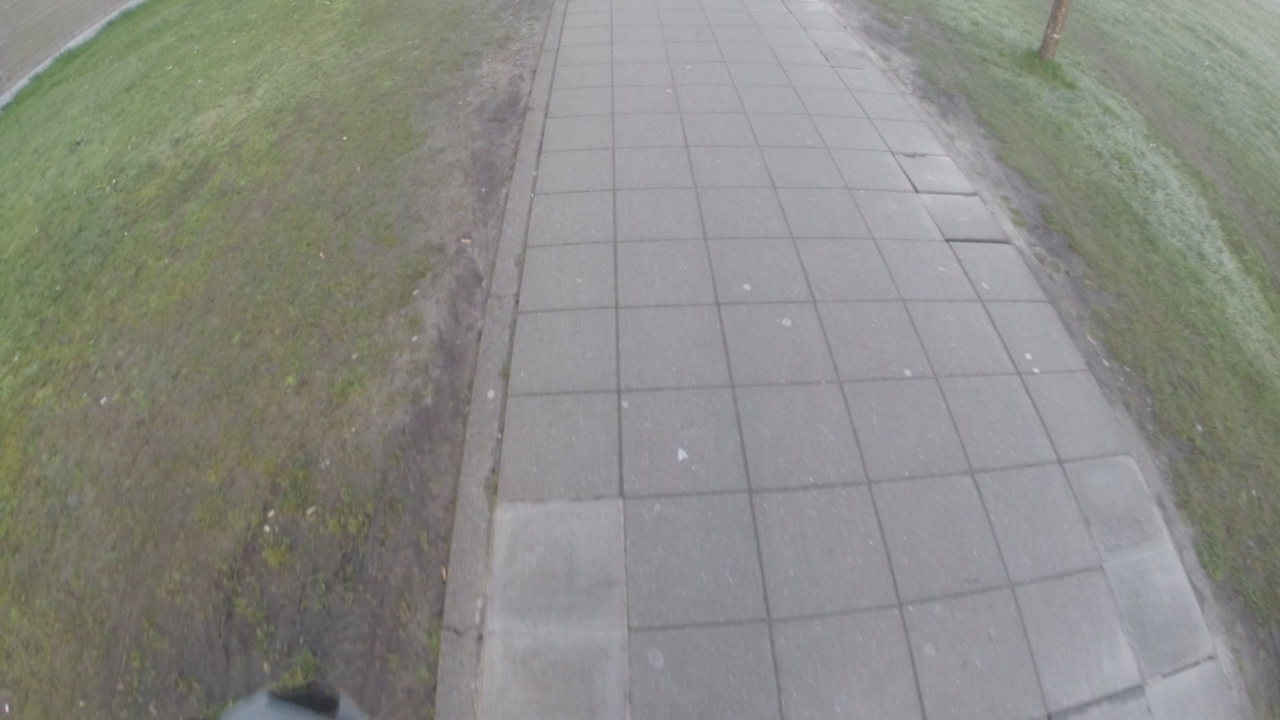
//> input picture Detectors/GrasDetector/gras1.png, 1280 x 720 px
$ ./main gras1.png gras1.png   (built with g++ and OpenCV 4)
//> lines starting //> are read from the running program, lines starting //| are printed output that depends on the picture; after the words box and inside, x2 and y2 are one past the last pixel; in counts of white or black regions, pixels touching at a corner belong together
#include <opencv2/opencv.hpp>

#include <fstream>
#include <vector>

int main(int argc, char** argv) {

    //thresholds
    const int WHITEPIXELSNEEDED = 20000;

    //read image
    cv::Mat image = cv::imread(argv[1]);
//> image is the input picture: 720 rows x 1280 cols, CV_8UC3; mean B, G, R 133.1, 138.6, 138.3

    //equalize image
    cv::Ptr<cv::CLAHE> clahe = cv::createCLAHE();

    cv::Mat imageEqualized;
    std::vector<cv::Mat> imageChannels;
    cv::cvtColor(image, imageEqualized, CV_BGR2YCrCb);
//> imageEqualized: 720 rows x 1280 cols, CV_8UC3; mean of channels 0, 1, 2 137.8, 128.4, 125.2
    cv::split(imageEqualized, imageChannels);
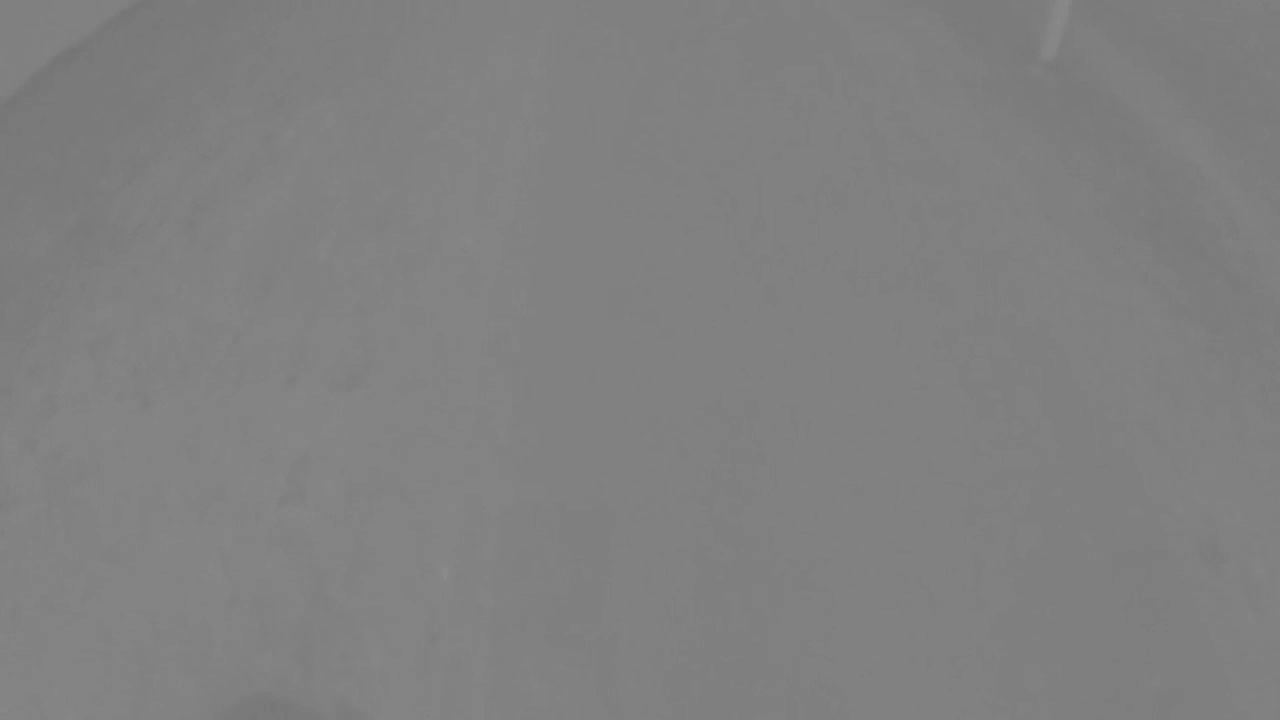
//> imageChannels[1]: 720 rows x 1280 cols, CV_8UC1; min 117, max 140, mean 128.4
    clahe->apply(imageChannels[0], imageChannels[0]);
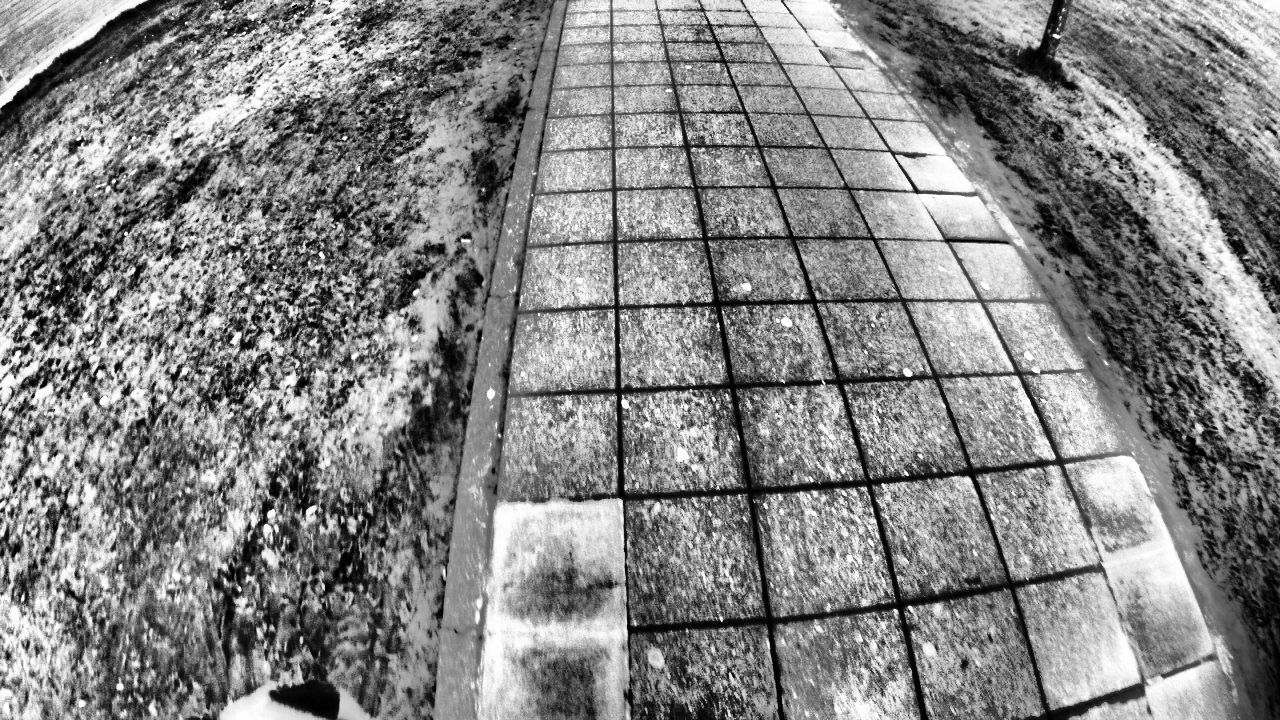
//> imageChannels[0]: 720 rows x 1280 cols, CV_8UC1; min 0, max 255, mean 133
    cv::merge(imageChannels, imageEqualized);
//> imageEqualized: 720 rows x 1280 cols, CV_8UC3; mean of channels 0, 1, 2 133, 128.4, 125.2
    cv::cvtColor(imageEqualized, imageEqualized, CV_YCrCb2BGR);
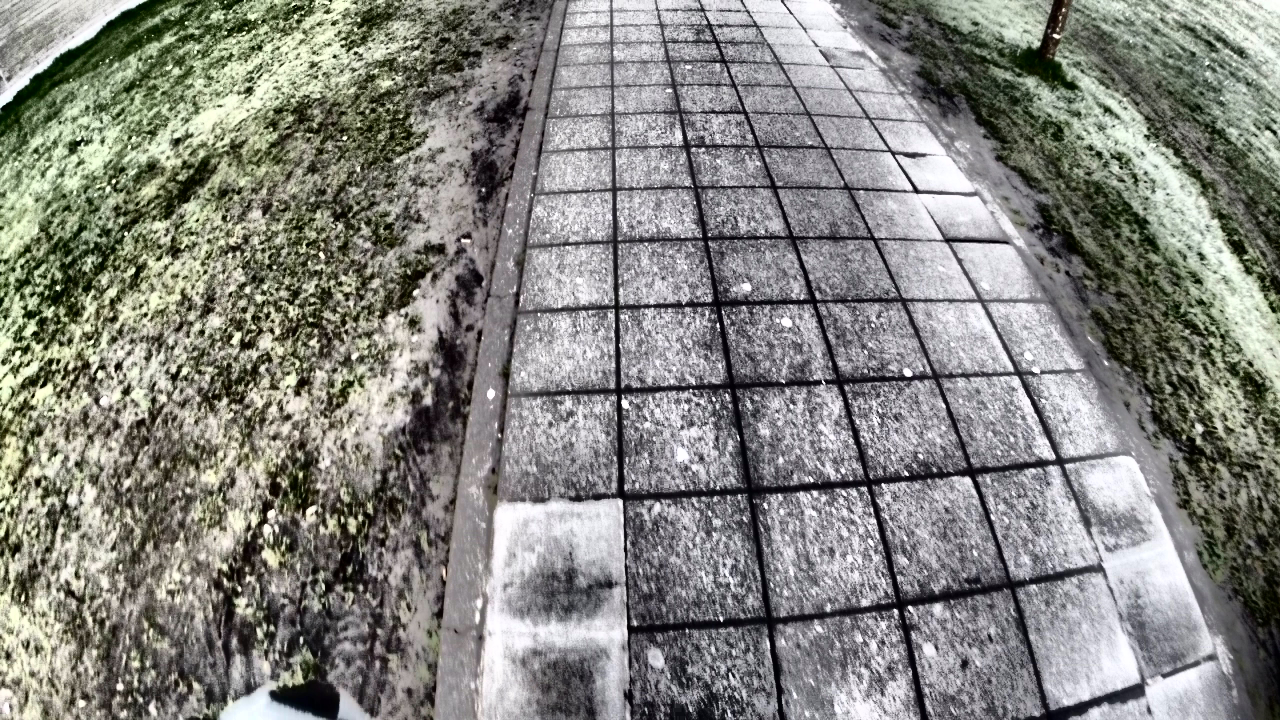
//> imageEqualized: 720 rows x 1280 cols, CV_8UC3; mean B, G, R 128.1, 133.7, 133.6

    //convert bgr to hsv
    cv::Mat imageHsv;
    cvtColor(imageEqualized, imageHsv, CV_BGR2HSV);
//> imageHsv: 720 rows x 1280 cols, CV_8UC3; mean H, S, V 83.3, 37.8, 137.7

    //find green-like pixels
    cv::Mat imageGreenMask;
    cv::inRange(imageHsv, cv::Scalar(40, 20, 20), cv::Scalar(90, 255, 255), imageGreenMask);
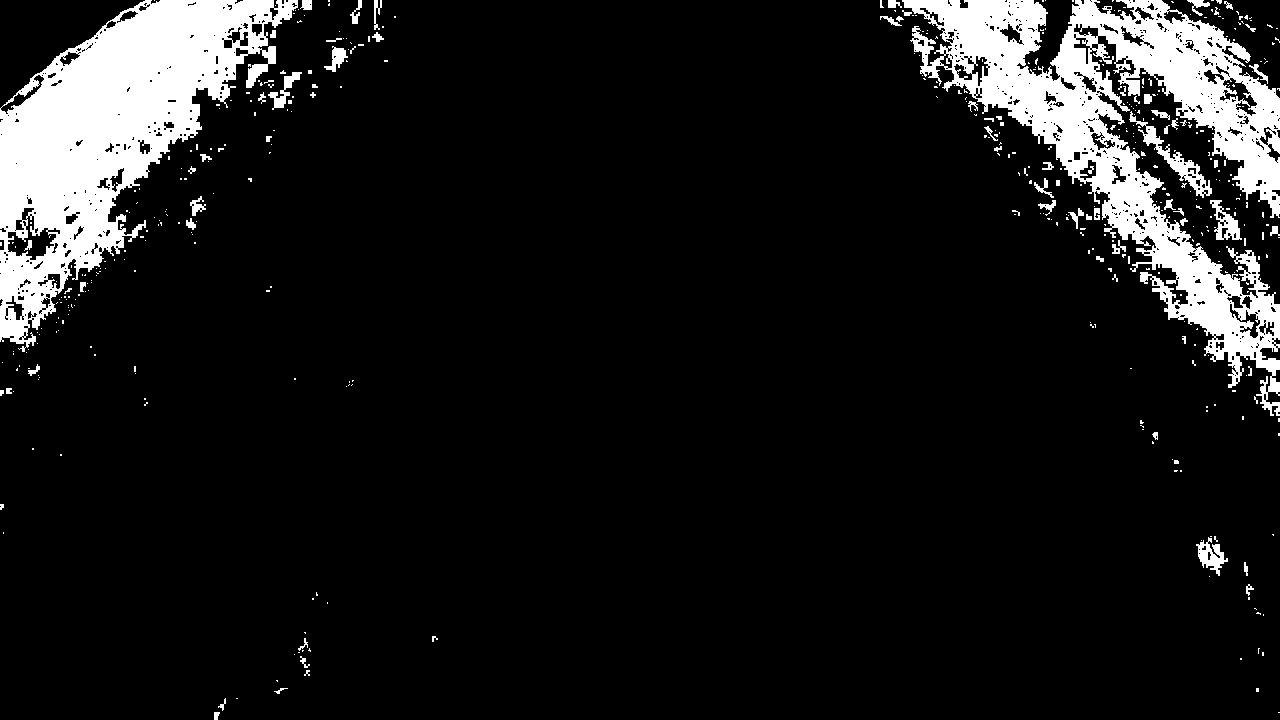
//> imageGreenMask: 720 rows x 1280 cols, CV_8UC1; 10.6% white; 479 white regions (405 under 20 px), largest, box (x1, y1, x2, y2) and area: (902, 0, 1280, 416) 46701, (0, 0, 298, 352) 42997, (1129, 111, 1212, 198) 1167

    //two region-of-interest: left, right
    cv::Rect roiLeft(0, 0, image.cols / 3, image.rows);
//> roiLeft = Rect(0, 0, 426, 720)
    cv::Rect roiRight(2 * image.cols / 3, 0, image.cols / 3, image.rows);
//> roiRight = Rect(853, 0, 426, 720)

    //count white (green) pixels
    int countLeft = cv::countNonZero(imageGreenMask(roiLeft));
//> countLeft = 45542
    int countRight = cv::countNonZero(imageGreenMask(roiRight));
//> countRight = 51977

    //values for feature vector
    int value1 = -1, value2 = -1;
    if(countLeft > WHITEPIXELSNEEDED) {
        value1 = countLeft;
//> value1 = 45542
    }

    if(countRight > WHITEPIXELSNEEDED) {
        value2 = countRight;
//> value2 = 51977
    }

    //write data to dataFile
    std::ofstream dataFile;
    dataFile.open(argv[2]);

    std::ostringstream featurevector;
    featurevector << 0 << " ";
    featurevector << 1 << ":" << value1 << " ";
    featurevector << 2 << ":" << value2;

    dataFile << featurevector.str();
    dataFile << std::endl;

    dataFile.close();

    return 0;
}
